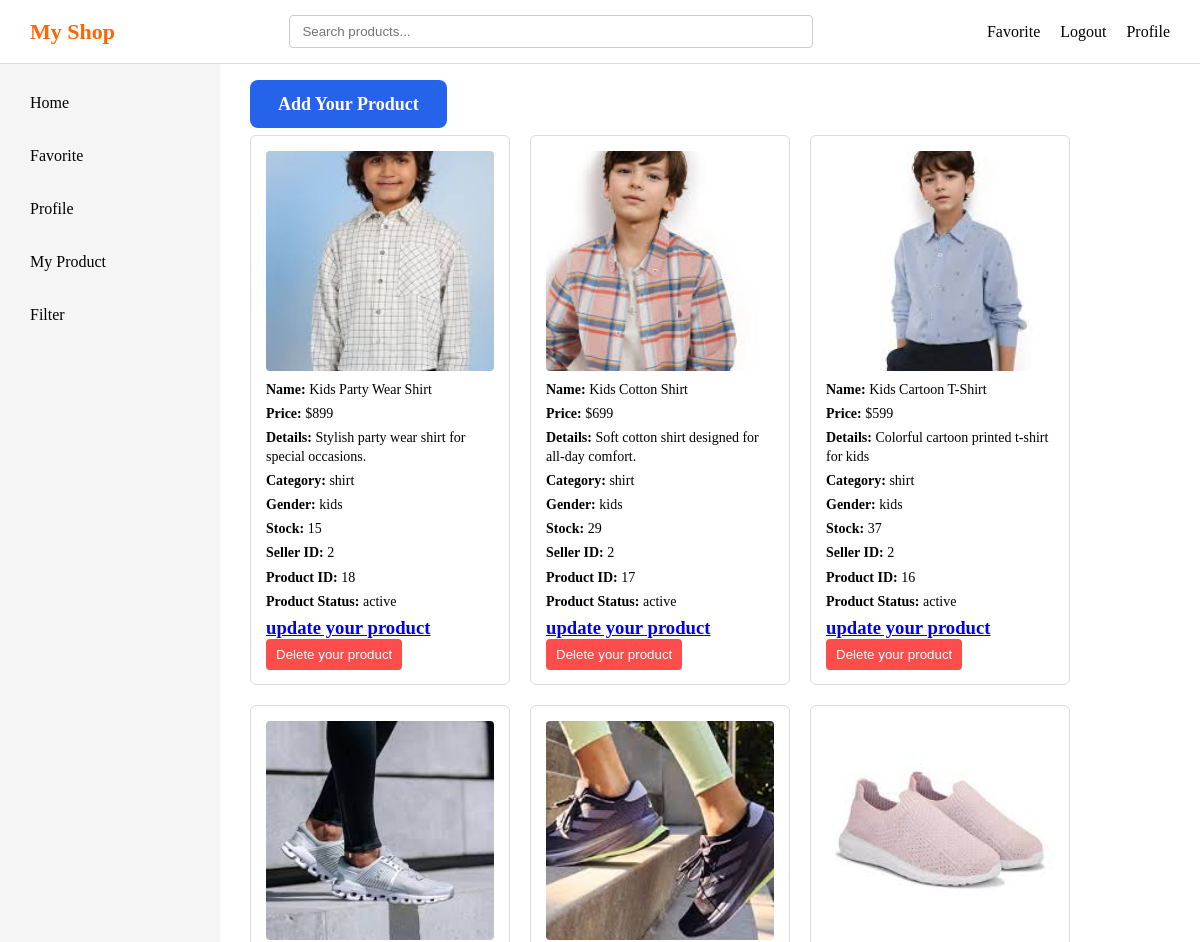
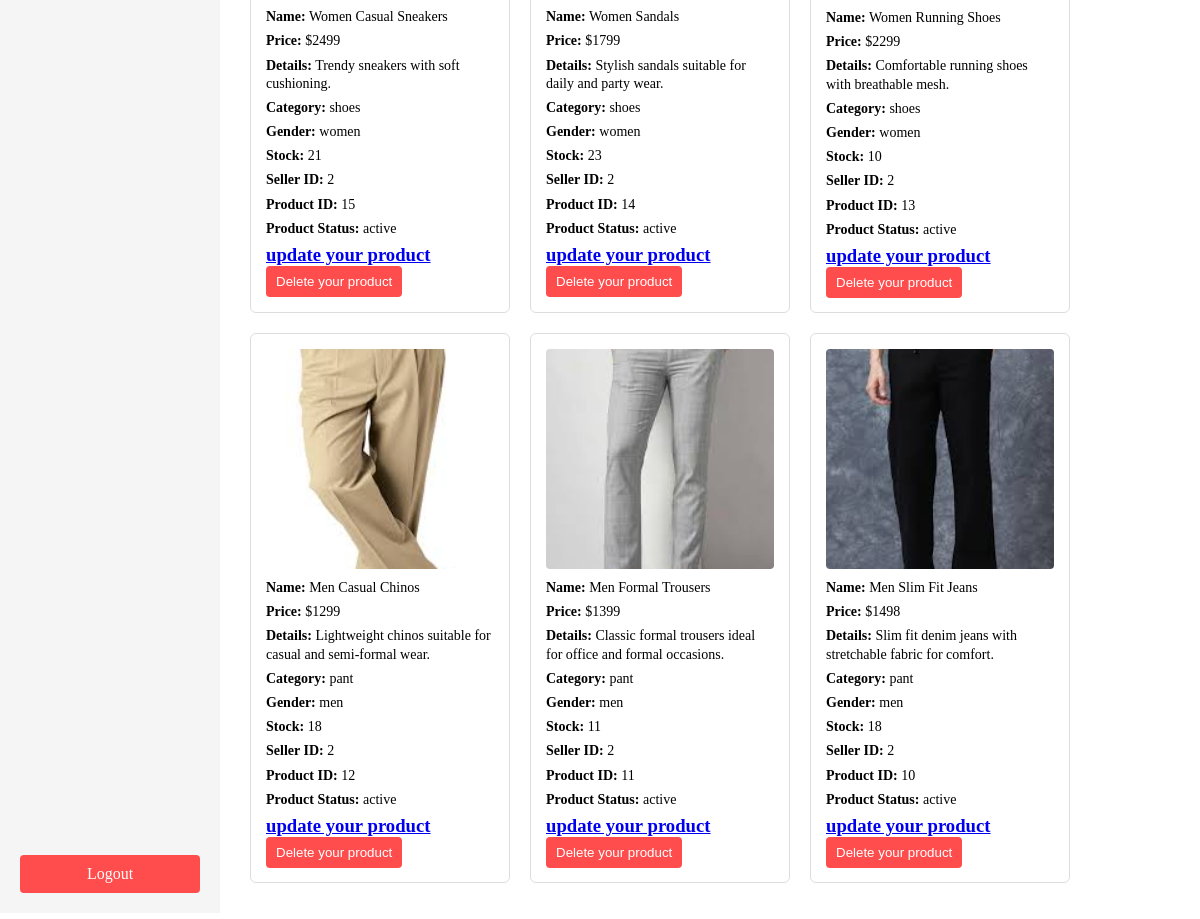
The page /myproduct (signed in) on the database its author committed (2 pictures, top to bottom).
### app/models/product.py (models this page shows)
class Product(db.Model):
    id=db.Column(db.Integer, primary_key = True)
    product_name = db.Column(db.String(100))
    product_price= db.Column(db.Integer)
    product_image= db.Column(db.String(200))
    product_details = db.Column(db.Text)
    product_category = db.Column(db.String(100))
    product_gender= db.Column(db.String(20))
    product_stock= db.Column(db.Integer)
    status = db.Column(db.String(10),nullable=False,default='active')
    seller_id = db.Column(db.Integer, db.ForeignKey('user.id'))

### app/product/routes.py (the view)
@product_bp.route('/myproduct')
def myproduct():
    if 'user' not in session:
        return redirect(url_for('auth.login'))
    username = session.get('user')
    user = User.query.filter_by(username= username).first()
    if user.user_type !='s':
        abort(404)
    seller_id = user.id
    query = Product.query.filter_by(seller_id = seller_id)
    category = request.args.get('category')
    gender = request.args.get('gender')
    price = request.args.get('price')
    if category:
        query = query.filter(Product.product_category.in_(category.split(',')))
    if gender:
        query = query.filter(Product.product_gender.in_(gender.split(',')))
    if price:
        query = query.filter(Product.product_price <= int(price))
    products = query.order_by(Product.id.desc()).all()
    product_list = []
    for p in products:
        product_list.append({
            "id": p.id,
            "name": p.product_name,
            "price": p.product_price,
            "image":p.product_image,
            "details":p.product_details,
            "category":p.product_category,
            "gender":p.product_gender,
            "stock":p.product_stock,
            "sellerId":p.seller_id
        })
    return render_template('myproduct.html' , user = user,products = products,products_json = product_list)

### app/templates/myproduct.html (shortened to what this page needs)
<!DOCTYPE html>
<html lang="en">
<head>
    <link rel="stylesheet" href="{{ url_for('static', filename='style.css') }}">
</head>
<body>
    <div class="header">
        <div class="logo">My Shop</div>
        <div class="searchbar" id="searchbar">
            <input type="text" id="search" placeholder="Search products..." />
        </div>
        <div class="right">
            <div class="favorite"><a href="/favorite">Favorite</a></div>
            <div class="logout"><a href="/logout">Logout</a></div>
            <div class="profile"><a href="/profile">Profile</a></div>
        </div>
    </div>
    <div class="layout">
        <div class="sidebar">
            <div class="top">
                <div class="home" id="sidebar-home">Home</div>
                <div class="favorite" id="sidebar-favorite">Favorite</div>
                <div class="profile" id="sidebar-profile">Profile</div>
                {% if user.user_type == 's' %}
                <div class="my_product" id="sidebar-myproduct">My Product</div>
                {% endif %}
                <div class="filter" id="sidebar-filter">Filter</div>
            </div>
            <div class="logout" id="sidebar-logout">Logout</div>
        </div>
        <div class="main">
            <div class="add-product-box">
                <a href="{{ url_for('product.addproduct', seller_id=user.id) }}">
                    Add Your Product
                </a>
            </div>
            {% if products %}
            <div class="products" id="products">
                {% for product in products %}
                <div class="product-card">
                    <img src="{{ url_for('static', filename='uploads/' + product.product_image) }}">
                    <p><strong>Name:</strong> {{ product.product_name }}</p>
                    <p><strong>Price:</strong> ${{ product.product_price }}</p>
                    <p><strong>Details:</strong> {{ product.product_details }}</p>
                    <p><strong>Category:</strong> {{ product.product_category }}</p>
                    <p><strong>Gender:</strong> {{ product.product_gender }}</p>
                    <p><strong>Stock:</strong> {{ product.product_stock }}</p>
                    <p><strong>Seller ID:</strong> {{ product.seller_id }}</p>
                    <p><strong>Product ID:</strong> {{ product.id }}</p>
                    <p class="product-status {{ 'status-hide' if product.status == 'hide' else 'status-active' }}"><strong>Product Status:</strong> {{ product.status }}</p>
                    <h3>
                        <a href="{{ url_for('product.update', product_id=product.id) }}">update your product</a>
                    </h3>
                    <form method="post" action="{{ url_for('product.delete', product_id=product.id) }}" class="delete-form"
                        onsubmit="return confirm('Are you sure, You want to delete this Product?');">
                        <button type="submit">Delete your product</button>
                    </form>
                </div>
                {% endfor %}
            </div>
            {% else %}
            <div class="notfound">
                <h1>this products are currently not available</h1>
            </div>
            {% endif %}
        </div>
    </div>
</body>
</html>

### app/static/style.css (style rules this page uses)
* { margin: 0; padding: 0; box-sizing: border-box; }
.header { display: flex; align-items: center; justify-content: space-between; padding: 15px 30px; background-color: #ffffff; border-bottom: 1px solid #ddd; width: 100%; }
.logo { font-size: 22px; font-weight: bold; color: #ff6600; white-space: nowrap; }
.searchbar { flex: 1; display: flex; justify-content: center; }
.searchbar input { width: 60%; min-width: 250px; padding: 8px 12px; border: 1px solid #ccc; border-radius: 4px; }
.right { display: flex; align-items: center; gap: 20px; white-space: nowrap; }
.right a, .right div { text-decoration: none; color: #000; cursor: pointer; font-weight: 500; }
.layout { display: flex; height: calc(100vh - 70px); }
.sidebar { width: 220px; height: 100%; background-color: #f5f5f5; padding: 20px; display: flex; flex-direction: column; }
.sidebar .top { flex: 1; overflow-y: auto; display: flex; flex-direction: column; gap: 15px; }
.sidebar .top div { padding: 10px; cursor: pointer; border-radius: 4px; }
.sidebar .logout { padding: 10px; background-color: #ff4d4d; color: white; text-align: center; border-radius: 4px; cursor: pointer; flex-shrink: 0; }
.main { flex: 1; padding: 30px; background-color: #ffffff; overflow-y: auto; }
.products { display: grid; grid-template-columns: repeat(auto-fill, 260px); gap: 20px; margin-top: 20px; }
.products > div { width: 260px; height: 550px; border: 1px solid #ddd; border-radius: 6px; padding: 15px; background-color: #fff; display: flex; flex-direction: column; overflow: hidden; }
.products img { width: 100%; height: 220px; object-fit: cover; border-radius: 4px; margin-bottom: 10px; }
.products p { font-size: 14px; margin-bottom: 6px; line-height: 1.3; }
.buybutton a, .products button { margin-top: auto; padding: 8px 10px; border-radius: 4px; text-align: center; background-color: #ff6600; color: white; text-decoration: none; border: none; cursor: pointer; }
.delete-form button { background-color: #ff4d4d; }
.add-product-box a { text-decoration: none; background-color: #2563eb; color: white; padding: 14px 28px; border-radius: 8px; font-size: 18px; font-weight: 600; transition: 0.3s ease; }

### rows shown on the page
Product: product_image (picture), product_name "Kids Party Wear Shirt", product_price "899", product_details "Stylish party wear shirt for special occasions.", product_category "shirt", product_gender "kids", product_stock "15", seller_id "2", id "18", status "active"
Product: product_image (picture), product_name "Kids Cotton Shirt", product_price "699", product_details "Soft cotton shirt designed for all-day comfort.", product_category "shirt", product_gender "kids", product_stock "29", seller_id "2", id "17", status "active"
Product: product_image (picture), product_name "Kids Cartoon T-Shirt", product_price "599", product_details "Colorful cartoon printed t-shirt for kids", product_category "shirt", product_gender "kids", product_stock "37", seller_id "2", id "16", status "active"
Product: product_image (picture), product_name "Women Casual Sneakers", product_price "2499", product_details "Trendy sneakers with soft cushioning.", product_category "shoes", product_gender "women", product_stock "21", seller_id "2", id "15", status "active"
Product: product_image (picture), product_name "Women Sandals", product_price "1799", product_details "Stylish sandals suitable for daily and party wear.", product_category "shoes", product_gender "women", product_stock "23", seller_id "2", id "14", status "active"
Product: product_image (picture), product_name "Women Running Shoes", product_price "2299", product_details "Comfortable running shoes with breathable mesh.", product_category "shoes", product_gender "women", product_stock "10", seller_id "2", id "13", status "active"
Product: product_image (picture), product_name "Men Casual Chinos", product_price "1299", product_details "Lightweight chinos suitable for casual and semi-formal wear.", product_category "pant", product_gender "men", product_stock "18", seller_id "2", id "12", status "active"
Product: product_image (picture), product_name "Men Formal Trousers", product_price "1399", product_details "Classic formal trousers ideal for office and formal occasions.", product_category "pant", product_gender "men", product_stock "11", seller_id "2", id "11", status "active"
Product: product_image (picture), product_name "Men Slim Fit Jeans", product_price "1498", product_details "Slim fit denim jeans with stretchable fabric for comfort.", product_category "pant", product_gender "men", product_stock "18", seller_id "2", id "10", status "active"
